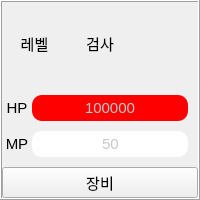
       <widget class="QFrame" name="frame_3">
        <property name="sizePolicy">
         <sizepolicy hsizetype="Expanding" vsizetype="Preferred">
          <horstretch>0</horstretch>
          <verstretch>0</verstretch>
         </sizepolicy>
        </property>
        <property name="minimumSize">
         <size>
          <width>180</width>
          <height>200</height>
         </size>
        </property>
        <property name="maximumSize">
         <size>
          <width>16777215</width>
          <height>200</height>
         </size>
        </property>
        <property name="font">
         <font>
          <pointsize>11</pointsize>
         </font>
        </property>
        <property name="frameShape">
         <enum>QFrame::Box</enum>
        </property>
        <property name="frameShadow">
         <enum>QFrame::Raised</enum>
        </property>
        <layout class="QGridLayout" name="gridLayout_7">
         <property name="leftMargin">
          <number>0</number>
         </property>
         <property name="topMargin">
          <number>0</number>
         </property>
         <property name="rightMargin">
          <number>0</number>
         </property>
         <property name="bottomMargin">
          <number>0</number>
         </property>
         <property name="spacing">
          <number>0</number>
         </property>
         <item row="2" column="0">
          <layout class="QHBoxLayout" name="horizontalLayout_8">
           <property name="spacing">
            <number>0</number>
           </property>
           <property name="rightMargin">
            <number>10</number>
           </property>
           <property name="bottomMargin">
            <number>10</number>
           </property>
           <item>
            <widget class="QLabel" name="mp_3">
             <property name="sizePolicy">
              <sizepolicy hsizetype="Preferred" vsizetype="Preferred">
               <horstretch>0</horstretch>
               <verstretch>0</verstretch>
              </sizepolicy>
             </property>
             <property name="minimumSize">
              <size>
               <width>30</width>
               <height>0</height>
              </size>
             </property>
             <property name="font">
              <font>
               <pointsize>11</pointsize>
              </font>
             </property>
             <property name="text">
              <string>MP</string>
             </property>
             <property name="scaledContents">
              <bool>true</bool>
             </property>
             <property name="alignment">
              <set>Qt::AlignCenter</set>
             </property>
            </widget>
           </item>
           <item>
            <widget class="QProgressBar" name="mp_swordman">
             <property name="styleSheet">
              <string notr="true">QProgressBar{
  background-color: rgb(255, 255, 255);
  color:rgb(200,200,200);
  border-style: none;
  border-bottom-right-radius: 10px;
  border-bottom-left-radius: 10px;
  border-top-right-radius: 10px;
  border-top-left-radius: 10px;
  text-align: center;}
QProgressBar::chunk{
 border-bottom-right-radius: 10px;
 border-bottom-left-radius: 10px;
 border-top-right-radius: 10px;
 border-top-left-radius: 10px;
background-color: rgb(0, 0, 255);
 }</string>
             </property>
             <property name="maximum">
              <number>999999999</number>
             </property>
             <property name="value">
              <number>50</number>
             </property>
             <property name="textDirection">
              <enum>QProgressBar::TopToBottom</enum>
             </property>
             <property name="format">
              <string>%v</string>
             </property>
            </widget>
           </item>
          </layout>
         </item>
         <item row="1" column="0">
          <layout class="QHBoxLayout" name="horizontalLayout_9">
           <property name="spacing">
            <number>0</number>
           </property>
           <property name="rightMargin">
            <number>10</number>
           </property>
           <property name="bottomMargin">
            <number>10</number>
           </property>
           <item>
            <widget class="QLabel" name="hp_3">
             <property name="sizePolicy">
              <sizepolicy hsizetype="Preferred" vsizetype="Preferred">
               <horstretch>0</horstretch>
               <verstretch>0</verstretch>
              </sizepolicy>
             </property>
             <property name="minimumSize">
              <size>
               <width>30</width>
               <height>0</height>
              </size>
             </property>
             <property name="font">
              <font>
               <pointsize>11</pointsize>
              </font>
             </property>
             <property name="text">
              <string>HP</string>
             </property>
             <property name="scaledContents">
              <bool>true</bool>
             </property>
             <property name="alignment">
              <set>Qt::AlignCenter</set>
             </property>
            </widget>
           </item>
           <item>
            <widget class="QProgressBar" name="hp_swordman">
             <property name="styleSheet">
              <string notr="true">QProgressBar{
  background-color: rgb(255, 255, 255);
  color:rgb(200,200,200);
  border-style: none;
  border-bottom-right-radius: 10px;
  border-bottom-left-radius: 10px;
  border-top-right-radius: 10px;
  border-top-left-radius: 10px;
  text-align: center;}
QProgressBar::chunk{
 border-bottom-right-radius: 10px;
 border-bottom-left-radius: 10px;
 border-top-right-radius: 10px;
 border-top-left-radius: 10px;
 background-color: rgb(255, 0, 0);
 }</string>
             </property>
             <property name="maximum">
              <number>999999999</number>
             </property>
             <property name="value">
              <number>12423423</number>
             </property>
             <property name="textDirection">
              <enum>QProgressBar::TopToBottom</enum>
             </property>
             <property name="format">
              <string>%v</string>
             </property>
            </widget>
           </item>
          </layout>
         </item>
         <item row="0" column="0">
          <layout class="QHBoxLayout" name="horizontalLayout_10">
           <property name="spacing">
            <number>0</number>
           </property>
           <property name="bottomMargin">
            <number>10</number>
           </property>
           <item>
            <widget class="QLabel" name="lv_swordman">
             <property name="minimumSize">
              <size>
               <width>30</width>
               <height>0</height>
              </size>
             </property>
             <property name="maximumSize">
              <size>
               <width>100</width>
               <height>30</height>
              </size>
             </property>
             <property name="font">
              <font>
               <pointsize>11</pointsize>
              </font>
             </property>
             <property name="text">
              <string>레벨</string>
             </property>
             <property name="alignment">
              <set>Qt::AlignCenter</set>
             </property>
            </widget>
           </item>
           <item>
            <widget class="QLabel" name="swordman">
             <property name="maximumSize">
              <size>
               <width>16777215</width>
               <height>30</height>
              </size>
             </property>
             <property name="font">
              <font>
               <pointsize>11</pointsize>
              </font>
             </property>
             <property name="text">
              <string>검사</string>
             </property>
             <property name="alignment">
              <set>Qt::AlignCenter</set>
             </property>
            </widget>
           </item>
           <item>
            <widget class="QLabel" name="img_swordman">
             <property name="text">
              <string/>
             </property>
            </widget>
           </item>
          </layout>
         </item>
         <item row="3" column="0">
          <layout class="QGridLayout" name="gridLayout_8">
           <property name="spacing">
            <number>0</number>
           </property>
           <item row="0" column="0">
            <widget class="QPushButton" name="pb_equip_swordman">
             <property name="font">
              <font>
               <pointsize>11</pointsize>
              </font>
             </property>
             <property name="text">
              <string>장비</string>
             </property>
            </widget>
           </item>
          </layout>
         </item>
        </layout>
       </widget>
